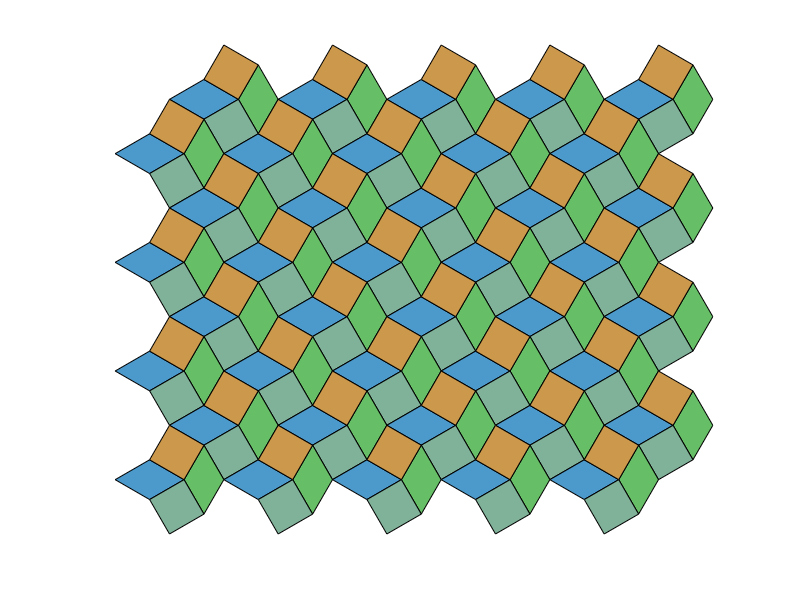

Recreate this plot in MATLAB.
%Polytiling3
color1=[0.3 0.6  0.8];
color2=[0.4 0.75 0.4];
color3=[0.5 0.7  0.6];
color4=[0.8 0.6  0.3];

%points of rhombus

x1=[0 -cos(pi/6) -2*cos(pi/6) -cos(pi/6)];
y1=[0 -sin(pi/6)  0  sin(pi/6)];
x2=[0 sin(pi/6) 2*sin(pi/6) sin(pi/6)];
y2=[0  cos(pi/6)  0 -cos(pi/6)];

%point of squate
x3=[0 -cos(pi/6)  sin(pi/6)-cos(pi/6)  sin(pi/6)];
y3=[0 -sin(pi/6) -cos(pi/6)-sin(pi/6) -cos(pi/6)];

x4=[0 sin(pi/6) sin(pi/6)-cos(pi/6) -cos(pi/6)];
y4=[0 cos(pi/6) cos(pi/6)+sin(pi/6)  sin(pi/6)];
%gap between polygon
gapx1=2*(cos(pi/6)+sin(pi/6));

gapx2=(cos(pi/6)+sin(pi/6));
gapy2=(-cos(pi/6)-sin(pi/6));

total=5;
rough=-gapx2/2;
for ky=1:total+3
      rough=-rough;  
    for kx=1:total
      patch(x1+2*kx*gapx2+rough,y1+ky*gapy2,color1)
      patch(x2+2*kx*gapx2+rough,y2+ky*gapy2,color2)
      patch(x3+2*kx*gapx2+rough,y3+ky*gapy2,color3)
      patch(x4+2*kx*gapx2+rough,y4+ky*gapy2,color4)
    end
end
axis off equal
